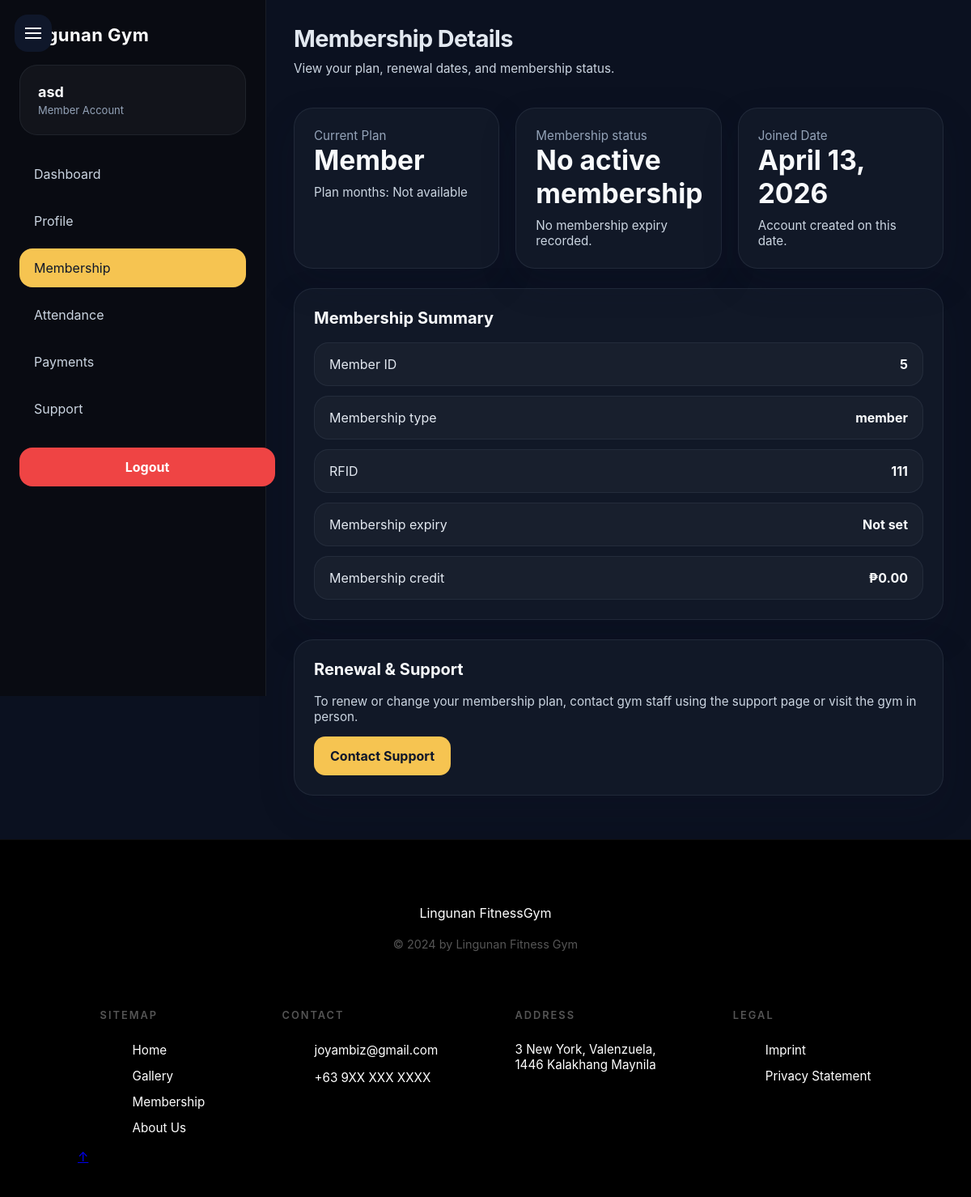
Screenshot of /public/member/membership.php (signed in) with the database file from the repository.
### tables this page shows
CREATE TABLE `members` (
  `id` int(10) unsigned NOT NULL AUTO_INCREMENT,
  `user_id` int(10) unsigned DEFAULT NULL,
  `first_name` varchar(50) NOT NULL,
  `last_name` varchar(50) NOT NULL,
  `phone` varchar(20) DEFAULT NULL,
  `address` varchar(255) DEFAULT NULL,
  `type` varchar(50) DEFAULT NULL,
  `membership_start` date DEFAULT NULL,
  `membership_end` date DEFAULT NULL,
  `password` varchar(255) NOT NULL,
  `username` varchar(50) NOT NULL,
  `gmail` varchar(100) NOT NULL,
  `RFID` varchar(50) DEFAULT NULL,
  `Joined_Date` date DEFAULT curdate(),
  `credit` decimal(10,2) DEFAULT 0.00,
  `plan_months` int(11) DEFAULT NULL,
  `membership_expiry` date DEFAULT NULL,
  PRIMARY KEY (`id`),
  KEY `user_id` (`user_id`),
  CONSTRAINT `members_ibfk_1` FOREIGN KEY (`user_id`) REFERENCES `users` (`id`) ON DELETE SET NULL ON UPDATE CASCADE
);

### public/member/membership.php (the view, shortened to what this page needs)
<?php
require_once '../../app/config/connection.php';
$memberId = $_SESSION['member_id'];
$stmt = $pdo->prepare("SELECT * FROM members WHERE id = ? AND type = 'member' LIMIT 1");
$stmt->execute([$memberId]);
$member = $stmt->fetch();
$currentPage = basename($_SERVER['PHP_SELF'], '.php');
$fullName = trim($member['first_name'] . ' ' . $member['last_name']);
$membershipExpiry = $member['membership_expiry'] ?: $member['membership_end'];
$membershipStart = $member['membership_start'] ?: $member['Joined_Date'];
$status = 'No active membership';
$daysLeft = null;
?>
<!DOCTYPE html>
<html lang="en">
<head>
  <link href="../../assets/css/headerComponent.css" rel="stylesheet">
  <link href="../../assets/css/footerComponents.css" rel="stylesheet">
  <link href="../../assets/css/member.css" rel="stylesheet">
</head>
<body>
  <div class="member-layout member-page">
    <button class="member-sidebar-toggle" id="memberSidebarToggle" aria-label="Open sidebar" type="button"><span></span></button>
    <aside class="member-sidebar">
      <div class="brand">Lingunan Gym</div>
      <div class="profile-card">
        <div class="name"><?php echo htmlspecialchars($fullName ?: $member['username']); ?></div>
        <div class="type">Member Account</div>
      </div>
      <nav class="member-menu">
        <a href="dashboard.php" class="member-menu-item <?php echo $currentPage === 'dashboard' ? 'active' : ''; ?>">Dashboard</a>
        <a href="profile.php" class="member-menu-item <?php echo $currentPage === 'profile' ? 'active' : ''; ?>">Profile</a>
        <a href="membership.php" class="member-menu-item <?php echo $currentPage === 'membership' ? 'active' : ''; ?>">Membership</a>
        <a href="attendance.php" class="member-menu-item <?php echo $currentPage === 'attendance' ? 'active' : ''; ?>">Attendance</a>
        <a href="payments.php" class="member-menu-item <?php echo $currentPage === 'payments' ? 'active' : ''; ?>">Payments</a>
        <a href="support.php" class="member-menu-item <?php echo $currentPage === 'support' ? 'active' : ''; ?>">Support</a>
      </nav>
      <a class="member-logout" href="logout.php">Logout</a>
    </aside>
    <main class="member-main">
      <div class="page-heading">
        <div>
          <h1>Membership Details</h1>
          <p class="card-small">View your plan, renewal dates, and membership status.</p>
        </div>
      </div>
      <div class="member-grid">
        <div class="card">
          <div class="card-label">Current Plan</div>
          <div class="card-strong"><?php echo htmlspecialchars($member['type'] === 'member' ? 'Member' : 'Guest'); ?></div>
          <div class="card-small">Plan months: <?php echo $member['plan_months'] ? intval($member['plan_months']) . ' month(s)' : 'Not available'; ?></div>
        </div>
        <div class="card">
          <div class="card-label">Membership status</div>
          <div class="card-strong"><?php echo htmlspecialchars($status); ?></div>
          <?php if ($membershipExpiry): ?>
            <div class="card-small">Expires on <?php echo date('F j, Y', strtotime($membershipExpiry)); ?></div>
            <?php if ($status === 'Active'): ?>
              <div class="card-small"><?php echo $daysLeft >= 0 ? $daysLeft . ' day(s) remaining' : 'Expiring soon'; ?></div>
            <?php endif; ?>
          <?php else: ?>
            <div class="card-small">No membership expiry recorded.</div>
          <?php endif; ?>
        </div>
        <div class="card">
          <div class="card-label">Joined Date</div>
          <div class="card-strong"><?php echo date('F j, Y', strtotime($membershipStart)); ?></div>
          <div class="card-small">Account created on this date.</div>
        </div>
      </div>
      <section class="section-card card">
        <h2>Membership Summary</h2>
        <ul class="card-list">
          <li class="card-list-item"><span>Member ID</span><strong><?php echo htmlspecialchars($member['id']); ?></strong></li>
          <li class="card-list-item"><span>Membership type</span><strong><?php echo htmlspecialchars($member['type']); ?></strong></li>
          <li class="card-list-item"><span>RFID</span><strong><?php echo htmlspecialchars($member['RFID'] ?: 'Not assigned'); ?></strong></li>
          <li class="card-list-item"><span>Membership expiry</span><strong><?php echo $membershipExpiry ? date('F j, Y', strtotime($membershipExpiry)) : 'Not set'; ?></strong></li>
          <li class="card-list-item"><span>Membership credit</span><strong>₱<?php echo number_format($member['credit'] ?? 0, 2); ?></strong></li>
        </ul>
      </section>
      <section class="section-card card">
        <h2>Renewal & Support</h2>
        <p class="card-small">To renew or change your membership plan, contact gym staff using the support page or visit the gym in person.</p>
        <a href="support.php" class="button">Contact Support</a>
      </section>
    </main>
  </div>
  <?php include "../../component/landingPage-footer.php"; ?>
</body>
</html>

### component/landingPage-footer.php
<footer class="main-footer">
            <div class="footer-container">
                <div class="footer-brand">
                    <div class="logo">Lingunan<span> FitnessGym</span></div>
                    <p class="copyright">© 2024 by Lingunan Fitness Gym</p>
                </div>
                <div class="footer-links-group">
                    <div class="footer-col">
                        <h4>SITEMAP</h4>
                        <ul>
                            <li><a href="#home">Home</a></li>
                            <li><a href="#gallery">Gallery</a></li>
                            <li><a href="#membership">Membership</a></li>
                            <li><a href="#about">About Us</a></li>
                        </ul>
                    </div>
                    <div class="footer-col">
                        <h4>CONTACT</h4>
                        <ul>
                            <li><a href="mailto:info@lingunangym.com">joyambiz@gmail.com</a></li>
                            <li>
                                <p>+63 9XX XXX XXXX</p>
                            </li>
                        </ul>
                    </div>
                    <div class="footer-col">
                        <h4>ADDRESS</h4>
                        <p>3 New York, Valenzuela,<br>
                            1446 Kalakhang Maynila</p>
                    </div>
                    <div class="footer-col">
                        <h4>LEGAL</h4>
                        <ul>
                            <li><a href="#">Imprint</a></li>
                            <li><a href="#">Privacy Statement</a></li>
                        </ul>
                    </div>
                </div>
            </div>
            <a href="#home" class="back-to-top" id="backToTop">
                <span>↑</span>
            </a>
        </footer>

### assets/css/footerComponents.css (style rules this page uses)
.main-footer { background-color: #000; color: #fff; padding: 80px 8% 40px; position: relative; border-top: 1px solid rgba(255, 255, 255, 0.05); }
.footer-container { max-width: 1400px; margin: 0 auto; display: flex; justify-content: space-between; flex-wrap: wrap; gap: 50px; flex-direction: column; text-align: center; gap: 40px; }
.footer-brand { flex: 1; min-width: 250px; }
.footer-brand .logo { margin-bottom: 20px; }
.copyright { color: #555; font-size: 0.9rem; margin-top: 60px; margin-top: 20px; }
.footer-links-group { flex: 3; display: flex; justify-content: space-between; flex-wrap: wrap; gap: 30px; flex-direction: row; justify-content: space-around; gap: 40px; }
.footer-col h4 { font-size: 0.8rem; letter-spacing: 2px; color: #555; margin-bottom: 25px; font-weight: 600; text-align: start; }
.footer-col ul { list-style: none; text-align: start; }
.footer-col li { margin-bottom: 12px; text-align: start; }
.footer-col a, .footer-col p { color: #fff; text-decoration: none; font-size: 0.95rem; transition: color 0.3s ease; }

### rows the page displays
members: first_name "asd", type "Member", date('F j, Y', strtotime($membershipStart)) "April 13, 2026", id "5", type "member", RFID "111", credit "0.00"

### other values shown
$status "No active membership"
